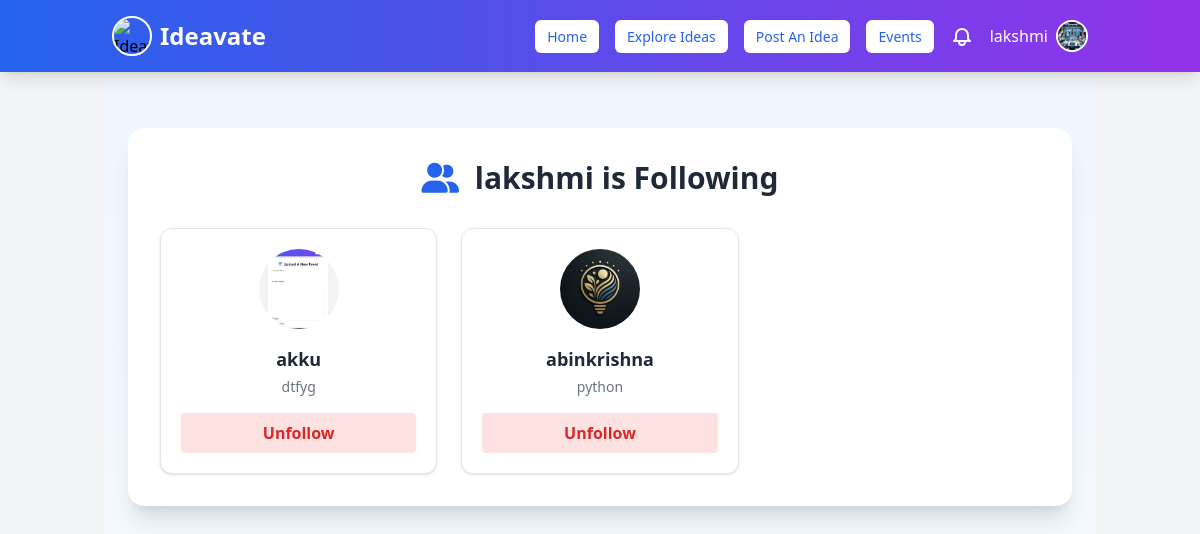
Screenshot of /profile/lakshmi/following/ (signed in) with the database file from the repository.
### myapp/models.py (models this page shows, shortened)
class User(AbstractUser):
    is_user = models.BooleanField(default=False)
    is_organization = models.BooleanField(default=False)
    groups = models.ManyToManyField(Group, related_name="custom_user_groups", blank=True)
    user_permissions = models.ManyToManyField(Permission, related_name="custom_user_permissions", blank=True)

class UserProfile(models.Model):
    user = models.OneToOneField(User, on_delete=models.CASCADE, related_name="user_profile")
    profession = models.CharField(max_length=255, blank=True, null=True)  # Example: Entrepreneur, Developer
    expertise = models.CharField(max_length=255, blank=True, null=True)  # Example: AI, Marketing, FinTech
    bio = models.TextField(blank=True, null=True)  # Short user description
    profile_picture = models.ImageField(upload_to="profile_pics/", blank=True, null=True)
    class Meta:
        verbose_name = "User Profile"
        verbose_name_plural = "User Profiles"

class Follow(models.Model):
    follower = models.ForeignKey(User, related_name="follower", on_delete=models.CASCADE)
    following = models.ForeignKey(User, related_name="following", on_delete=models.CASCADE)
    created_at = models.DateTimeField(auto_now_add=True)
    class Meta:
        unique_together = ('follower', 'following')

### myapp/views.py (the view)
# urls.py: path('profile/<str:username>/following/', views.view_following, name='view_following'),
@login_required(login_url='signin')
def view_following(request, username):
    profile_user = get_object_or_404(User, username=username)
    following = Follow.objects.filter(follower=profile_user).select_related('following')
    return render(request, 'following_list.html', {
        'profile_user': profile_user,
        'following': following
    })

### myapp/context_processors.py (called while the page is built)
def notification_count(request):
    if request.user.is_authenticated:
        return {
            'unread_notification_count': Notification.objects.filter(
                recipient=request.user,
                is_read=False
            ).count()
        }
    return {}

### templates/following_list.html (shortened to what this page needs)
{% extends "navbar.html" %}
{% block content %}
<section class="py-12 bg-gradient-to-b from-blue-50 to-white min-h-screen">
  <div class="max-w-5xl mx-auto px-6">
    <div class="bg-white shadow-xl rounded-2xl p-8">
      <h1 class="text-3xl font-bold text-gray-800 mb-8 text-center">
        <i class="fas fa-user-friends text-blue-600 mr-2"></i>
        {{ profile_user.username }} is Following
      </h1>
      {% if following %}
        <div class="grid grid-cols-1 sm:grid-cols-2 md:grid-cols-3 gap-6">
          {% for follow in following %}
            <div class="bg-white rounded-xl shadow hover:shadow-lg p-5 transition duration-300 border">
              <a href="{% url 'user_profile' follow.following.username %}" class="flex flex-col items-center text-center">
                {% if follow.following.user_profile.profile_picture and follow.following.user_profile.profile_picture.name %}
                  <img src="{{ follow.following.user_profile.profile_picture.url }}" class="w-20 h-20 rounded-full object-cover mb-4">
                {% else %}
                  <img src="https://via.placeholder.com/80" class="w-20 h-20 rounded-full object-cover mb-4">
                {% endif %}
                <h3 class="text-lg font-semibold text-gray-800">{{ follow.following.username }}</h3>
                <p class="text-sm text-gray-500 mt-1">{{ follow.following.user_profile.profession|default:"No profession" }}</p>
              </a>
              {% if request.user == profile_user %}
                {% if follow.following != request.user %}
                  <form method="POST" action="{% url 'unfollow_user' follow.following.username %}" class="mt-4">
                    <button type="submit" class="w-full bg-red-100 text-red-600 hover:bg-red-200 font-semibold py-2 rounded transition">
                      Unfollow
                    </button>
                  </form>
                {% endif %}
              {% endif %}
            </div>
          {% endfor %}
        </div>
      {% endif %}
    </div>
  </div>
</section>
{% endblock %}

### templates/navbar.html (shortened to what this page needs)
{% load static %}
<!DOCTYPE html>
<html lang="en">
<head>
  <script src="https://cdn.tailwindcss.com"></script>
</head>
<body class="bg-gray-100">
  <nav class="bg-gradient-to-r from-blue-600 to-purple-600 shadow-lg py-4 fixed w-full top-0 z-50">
    <div class="container mx-auto flex flex-wrap justify-between items-center px-6">
      <div class="flex items-center space-x-2">
        <img class="h-10 w-10 rounded-full border-2 border-white object-cover"
             src="https://media.istockphoto.com/id/1249851975/vector/business-thinking-creative-idea-vector-icon.jpg?s=612x612&w=0&k=20&c=cGoCnwbi7K9W0K0tqrPzbevhmY63EgKk7a1obYQx4v4="
             alt="Ideavate Logo">
        <a href="{% url 'home' %}" class="text-white text-2xl font-bold hover:opacity-90 transition">Ideavate</a>
      </div>
      <div id="nav-links" class="w-full md:flex md:items-center md:w-auto hidden">
        <div class="flex flex-col md:flex-row md:space-x-4 w-full md:w-auto items-center">
          {% if user.is_authenticated %}
            {% if user.is_superuser %}
              <a href="{% url 'admin_dashboard' %}" class="nav-button">Admin Dashboard</a>
            {% else %}
              {% if user.is_user %}
                <a href="{% url 'home' %}" class="nav-button">Home</a>
                <a href="{% url 'idea_list' %}" class="nav-button">Explore Ideas</a>
                <a href="{% url 'post_idea' %}" class="nav-button">Post An Idea</a>
                <a href="{% url 'events' %}" class="nav-button">Events</a>
              {% elif user.is_organization %}
                <a href="{% url 'home' %}" class="nav-button">Home</a>
                <a href="{% url 'idea_list' %}" class="nav-button">Explore Ideas</a>
                <a href="{% url 'events' %}" class="nav-button">Events</a>
                <a href="{% url 'post_event' %}" class="nav-button">Post Events</a>
              {% endif %}
              <div class="relative">
                <a href="{% url 'notifications' %}" class="text-white hover:text-blue-300 flex items-center">
                </a>
              </div>
              <div class="relative flex items-center space-x-2 ml-2">
                <span class="text-white font-medium">{{ user.username }}</span>
                <button onclick="toggleDropdown(event)" class="focus:outline-none">
                  {% if user.is_user and user.user_profile.profile_picture %}
                    <img
                      src="{{ user.user_profile.profile_picture.url }}"
                      alt="Profile"
                      class="h-8 w-8 rounded-full border-2 border-white object-cover"
                    />
                  {% elif user.is_organization and user.organization_profile.profile_picture %}
                    <img
                      src="{{ user.organization_profile.profile_picture.url }}"
                      alt="Company"
                      class="h-8 w-8 rounded-full border-2 border-white object-cover"
                    />
                  {% else %}
                    <img
                      src="{% static 'images/default-profile.png' %}"
                      alt="Default"
                      class="h-8 w-8 rounded-full border-2 border-white object-cover"
                    />
                  {% endif %}
                </button>
              </div>
            {% endif %}
          {% else %}
            <a href="{% url 'signin' %}" class="nav-button">Sign In</a>
            <a href="{% url 'signup' %}" class="nav-button">Sign Up</a>
          {% endif %}
        </div>
      </div>
    </div>
  </nav>
  <div class="container mx-auto px-4 py-20">
    {% block content %}{% endblock %}
  </div>
</body>
</html>

### templates/navbar.html (style rules this page uses)
.nav-button { padding: 6px 12px; font-size: 14px; background: white; color: #2563eb; font-weight: 500; border-radius: 6px; transition: background 0.3s ease-in-out; }

### rows the page displays
User: username "lakshmi", user_profile.profile_picture (picture)
Follow: following.user_profile.profile_picture (picture), following.username "akku", following.user_profile.profession "dtfyg", shows "Unfollow"
Follow: following.user_profile.profile_picture (picture), following.username "abinkrishna", following.user_profile.profession "python", shows "Unfollow"
